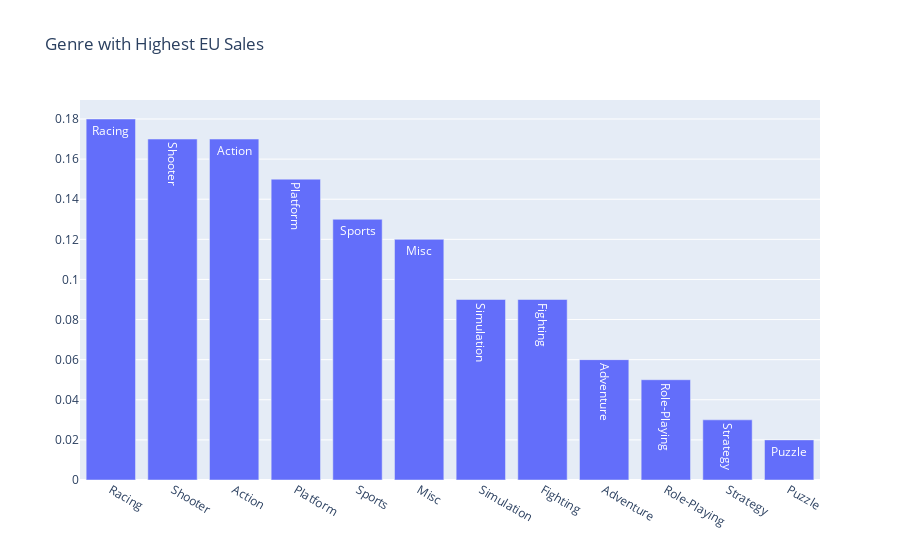

The cell this chart's notebook holds for it:
### Code cell
bar_dropped_data_duplicates = dropped_name.groupby('Genre')['EU_Sales'].median().sort_values(ascending=False).reset_index()

data = [Bar(x = bar_dropped_data_duplicates['Genre'], y = bar_dropped_data_duplicates['EU_Sales'], text = bar_dropped_data_duplicates['Genre'])]
layout = Layout(title = "Genre with Highest EU Sales")

fig = Figure(data = data, layout = layout)

plotly.offline.iplot(fig,show_link = False)

### Figure 1 — Plotly figure (JSON) as saved in the notebook; plotly's stock layout.template omitted (floating-point values rounded to 4 significant figures)
{"data": [{"text": ["Racing", "Shooter", "Action", "Platform", "Sports", "Misc", "Simulation", "Fighting", "Adventure", "Role-Playing", "Strategy", "Puzzle"], "type": "bar", "x": ["Racing", "Shooter", "Action", "Platform", "Sports", "Misc", "Simulation", "Fighting", "Adventure", "Role-Playing", "Strategy", "Puzzle"], "y": [0.18, 0.17, 0.17, 0.15, 0.13, 0.12, 0.09, 0.09, 0.06, 0.05, 0.03, 0.02]}], "layout": {"title": {"text": "Genre with Highest EU Sales"}}}
